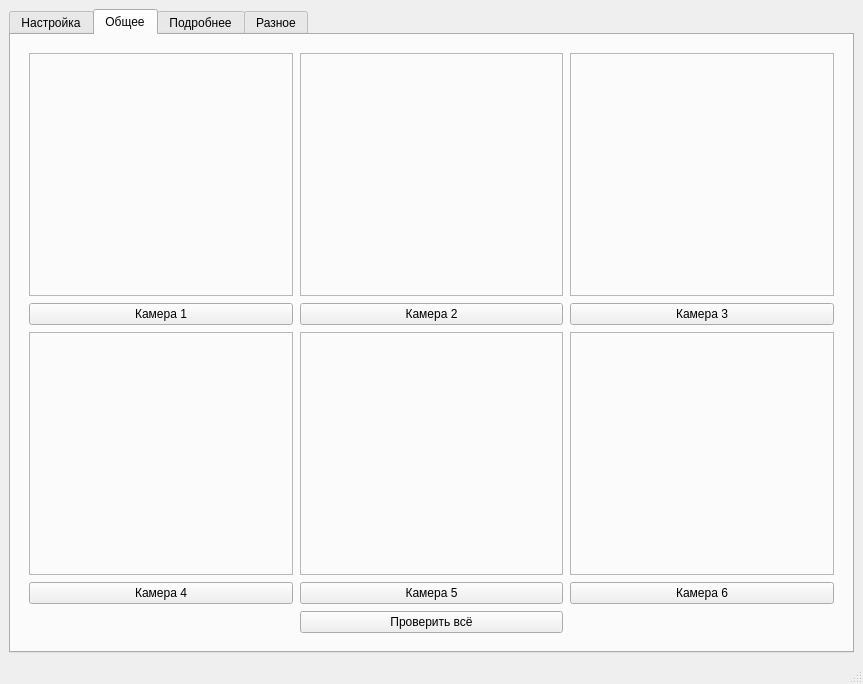
<?xml version="1.0" encoding="UTF-8"?>
<ui version="4.0">
 <class>MainWindow</class>
 <widget class="QMainWindow" name="MainWindow">
  <property name="geometry">
   <rect>
    <x>0</x>
    <y>0</y>
    <width>863</width>
    <height>684</height>
   </rect>
  </property>
  <property name="windowTitle">
   <string>MainWindow</string>
  </property>
  <widget class="QWidget" name="centralwidget">
   <layout class="QVBoxLayout" name="verticalLayout">
    <item>
     <layout class="QHBoxLayout" name="horizontalLayout">
      <item>
       <widget class="QTabWidget" name="tabWidget">
        <property name="currentIndex">
         <number>1</number>
        </property>
        <widget class="QWidget" name="tab_ConnectionSettings">
         <attribute name="title">
          <string>Настройка</string>
         </attribute>
         <layout class="QHBoxLayout" name="horizontalLayout_2">
          <item>
           <widget class="QGroupBox" name="groupBox">
            <property name="title">
             <string>Камеры</string>
            </property>
            <layout class="QVBoxLayout" name="verticalLayout_4">
             <item>
              <layout class="QGridLayout" name="gridLayout_3">
               <item row="0" column="0">
                <widget class="QLabel" name="label_camPort">
                 <property name="text">
                  <string>Порт</string>
                 </property>
                </widget>
               </item>
               <item row="0" column="1" colspan="2">
                <widget class="QLineEdit" name="lineEdit_camsPort"/>
               </item>
               <item row="1" column="0" colspan="2">
                <widget class="QCheckBox" name="checkBox_cam1">
                 <property name="text">
                  <string>Камера1 IP</string>
                 </property>
                </widget>
               </item>
               <item row="1" column="2">
                <widget class="QLineEdit" name="lineEdit_cam1Ip"/>
               </item>
               <item row="2" column="0" colspan="2">
                <widget class="QCheckBox" name="checkBox_cam2">
                 <property name="text">
                  <string>Камера2 IP</string>
                 </property>
                </widget>
               </item>
               <item row="2" column="2">
                <widget class="QLineEdit" name="lineEdit_cam2Ip"/>
               </item>
               <item row="3" column="0" colspan="2">
                <widget class="QCheckBox" name="checkBox_cam3">
                 <property name="text">
                  <string>Камера3 IP</string>
                 </property>
                </widget>
               </item>
               <item row="3" column="2">
                <widget class="QLineEdit" name="lineEdit_cam3Ip"/>
               </item>
               <item row="4" column="0" colspan="2">
                <widget class="QCheckBox" name="checkBox_cam4">
                 <property name="text">
                  <string>Камера4 IP</string>
                 </property>
                </widget>
               </item>
               <item row="4" column="2">
                <widget class="QLineEdit" name="lineEdit_cam4Ip"/>
               </item>
               <item row="5" column="0" colspan="2">
                <widget class="QCheckBox" name="checkBox_cam5">
                 <property name="text">
                  <string>Камера5 IP</string>
                 </property>
                </widget>
               </item>
               <item row="5" column="2">
                <widget class="QLineEdit" name="lineEdit_cam5Ip"/>
               </item>
               <item row="6" column="0" colspan="2">
                <widget class="QCheckBox" name="checkBox_cam6">
                 <property name="text">
                  <string>Камера6 IP</string>
                 </property>
                </widget>
               </item>
               <item row="6" column="2">
                <widget class="QLineEdit" name="lineEdit_cam6Ip"/>
               </item>
              </layout>
             </item>
             <item>
              <spacer name="verticalSpacer_2">
               <property name="orientation">
                <enum>Qt::Vertical</enum>
               </property>
               <property name="sizeHint" stdset="0">
                <size>
                 <width>20</width>
                 <height>40</height>
                </size>
               </property>
              </spacer>
             </item>
             <item>
              <widget class="QPushButton" name="pushButton_cameraTerminal">
               <property name="text">
                <string>Открыть терминал</string>
               </property>
              </widget>
             </item>
            </layout>
           </widget>
          </item>
          <item>
           <widget class="QGroupBox" name="groupBox_2">
            <property name="title">
             <string>Стенд</string>
            </property>
            <layout class="QVBoxLayout" name="verticalLayout_5">
             <item>
              <layout class="QGridLayout" name="gridLayout_4">
               <item row="1" column="2">
                <widget class="QLineEdit" name="lineEdit_standIp"/>
               </item>
               <item row="0" column="2">
                <widget class="QLineEdit" name="lineEdit_standPort"/>
               </item>
               <item row="0" column="1">
                <widget class="QLabel" name="label_3">
                 <property name="text">
                  <string>Порт</string>
                 </property>
                </widget>
               </item>
               <item row="1" column="1">
                <widget class="QLabel" name="label_2">
                 <property name="text">
                  <string>IP</string>
                 </property>
                </widget>
               </item>
              </layout>
             </item>
             <item>
              <spacer name="verticalSpacer">
               <property name="orientation">
                <enum>Qt::Vertical</enum>
               </property>
               <property name="sizeHint" stdset="0">
                <size>
                 <width>20</width>
                 <height>382</height>
                </size>
               </property>
              </spacer>
             </item>
             <item>
              <widget class="QPushButton" name="pushButton_standTerminal">
               <property name="text">
                <string>Открыть терминал</string>
               </property>
              </widget>
             </item>
            </layout>
           </widget>
          </item>
         </layout>
        </widget>
        <widget class="QWidget" name="tab_CommonTest">
         <attribute name="title">
          <string>Общее</string>
         </attribute>
         <layout class="QVBoxLayout" name="verticalLayout_2">
          <item>
           <widget class="QFrame" name="frame">
            <layout class="QGridLayout" name="gridLayout">
             <property name="spacing">
              <number>7</number>
             </property>
             <item row="3" column="1">
              <widget class="QPushButton" name="pushButton_cam5">
               <property name="text">
                <string>Камера 5</string>
               </property>
              </widget>
             </item>
             <item row="3" column="2">
              <widget class="QPushButton" name="pushButton_cam6">
               <property name="text">
                <string>Камера 6</string>
               </property>
              </widget>
             </item>
             <item row="0" column="0">
              <widget class="QFrame" name="frame_video_cam1">
               <property name="frameShape">
                <enum>QFrame::StyledPanel</enum>
               </property>
               <property name="frameShadow">
                <enum>QFrame::Raised</enum>
               </property>
              </widget>
             </item>
             <item row="1" column="0">
              <widget class="QPushButton" name="pushButton_cam1">
               <property name="text">
                <string>Камера 1</string>
               </property>
              </widget>
             </item>
             <item row="0" column="1">
              <widget class="QFrame" name="frame_video_cam2">
               <property name="frameShape">
                <enum>QFrame::StyledPanel</enum>
               </property>
               <property name="frameShadow">
                <enum>QFrame::Raised</enum>
               </property>
              </widget>
             </item>
             <item row="1" column="1">
              <widget class="QPushButton" name="pushButton_cam2">
               <property name="text">
                <string>Камера 2</string>
               </property>
              </widget>
             </item>
             <item row="4" column="1">
              <widget class="QPushButton" name="pushButton_testAll">
               <property name="text">
                <string>Проверить всё</string>
               </property>
              </widget>
             </item>
             <item row="0" column="2">
              <widget class="QFrame" name="frame_video_cam3">
               <property name="frameShape">
                <enum>QFrame::StyledPanel</enum>
               </property>
               <property name="frameShadow">
                <enum>QFrame::Raised</enum>
               </property>
              </widget>
             </item>
             <item row="3" column="0">
              <widget class="QPushButton" name="pushButton_cam4">
               <property name="text">
                <string>Камера 4</string>
               </property>
              </widget>
             </item>
             <item row="1" column="2">
              <widget class="QPushButton" name="pushButton_cam3">
               <property name="text">
                <string>Камера 3</string>
               </property>
              </widget>
             </item>
             <item row="2" column="0">
              <widget class="QFrame" name="frame_video_cam4">
               <property name="frameShape">
                <enum>QFrame::StyledPanel</enum>
               </property>
               <property name="frameShadow">
                <enum>QFrame::Raised</enum>
               </property>
              </widget>
             </item>
             <item row="2" column="1">
              <widget class="QFrame" name="frame_video_cam5">
               <property name="frameShape">
                <enum>QFrame::StyledPanel</enum>
               </property>
               <property name="frameShadow">
                <enum>QFrame::Raised</enum>
               </property>
              </widget>
             </item>
             <item row="2" column="2">
              <widget class="QFrame" name="frame_video_cam6">
               <property name="frameShape">
                <enum>QFrame::StyledPanel</enum>
               </property>
               <property name="frameShadow">
                <enum>QFrame::Raised</enum>
               </property>
              </widget>
             </item>
            </layout>
           </widget>
          </item>
         </layout>
        </widget>
        <widget class="QWidget" name="tab_SingleTest">
         <attribute name="title">
          <string>Подробнее</string>
         </attribute>
         <layout class="QHBoxLayout" name="horizontalLayout_4">
          <item>
           <layout class="QHBoxLayout" name="horizontalLayout_3">
            <item>
             <layout class="QVBoxLayout" name="verticalLayout_6">
              <item>
               <layout class="QFormLayout" name="formLayout">
                <item row="0" column="0">
                 <widget class="QLabel" name="label_4">
                  <property name="text">
                   <string>Камера</string>
                  </property>
                 </widget>
                </item>
                <item row="0" column="1">
                 <widget class="QComboBox" name="comboBox_cams_2"/>
                </item>
                <item row="1" column="0">
                 <widget class="QLabel" name="label_5">
                  <property name="text">
                   <string>Файл теста</string>
                  </property>
                 </widget>
                </item>
                <item row="1" column="1">
                 <widget class="QComboBox" name="comboBox_settingsFiles"/>
                </item>
               </layout>
              </item>
              <item>
               <widget class="QTextEdit" name="textEdit_testSettings"/>
              </item>
              <item>
               <widget class="QPushButton" name="pushButton_saveSettings">
                <property name="text">
                 <string>Сохранить</string>
                </property>
               </widget>
              </item>
             </layout>
            </item>
            <item>
             <layout class="QVBoxLayout" name="verticalLayout_7">
              <item>
               <widget class="QLabel" name="label_6">
                <property name="text">
                 <string>Результат тестирования</string>
                </property>
               </widget>
              </item>
              <item>
               <widget class="QTextEdit" name="textEdit_testResults"/>
              </item>
              <item>
               <widget class="QPushButton" name="pushButton_testCam">
                <property name="text">
                 <string>Тестировать</string>
                </property>
               </widget>
              </item>
             </layout>
            </item>
           </layout>
          </item>
         </layout>
        </widget>
        <widget class="QWidget" name="tab_Misc">
         <attribute name="title">
          <string>Разное</string>
         </attribute>
         <layout class="QVBoxLayout" name="verticalLayout_3">
          <item>
           <widget class="QFrame" name="frame_2">
            <property name="frameShape">
             <enum>QFrame::StyledPanel</enum>
            </property>
            <property name="frameShadow">
             <enum>QFrame::Raised</enum>
            </property>
            <layout class="QGridLayout" name="gridLayout_2">
             <item row="7" column="0">
              <widget class="QLabel" name="label_I2C_name">
               <property name="text">
                <string>I2C:</string>
               </property>
              </widget>
             </item>
             <item row="3" column="2">
              <widget class="QLineEdit" name="lineEdit_motor_zoom_threshold"/>
             </item>
             <item row="3" column="3">
              <widget class="QPushButton" name="pushButton_motor_zoom">
               <property name="text">
                <string>Проверить</string>
               </property>
              </widget>
             </item>
             <item row="2" column="3">
              <widget class="QPushButton" name="pushButton_motor_focus">
               <property name="text">
                <string>Проверить</string>
               </property>
              </widget>
             </item>
             <item row="10" column="3">
              <widget class="QPushButton" name="pushButton_LED1">
               <property name="text">
                <string>Проверить</string>
               </property>
              </widget>
             </item>
             <item row="4" column="3">
              <widget class="QPushButton" name="pushButton_IRC">
               <property name="text">
                <string>Проверить</string>
               </property>
              </widget>
             </item>
             <item row="6" column="0">
              <widget class="QLabel" name="label_IR_name">
               <property name="text">
                <string>ИК освещение:</string>
               </property>
              </widget>
             </item>
             <item row="6" column="2">
              <widget class="QLabel" name="label_IR_DIM_ADC3">
               <property name="text">
                <string>0</string>
               </property>
              </widget>
             </item>
             <item row="10" column="1">
              <widget class="QLabel" name="label_LED1">
               <property name="text">
                <string>0</string>
               </property>
              </widget>
             </item>
             <item row="6" column="3">
              <widget class="QPushButton" name="pushButton_IR">
               <property name="text">
                <string>Проверить</string>
               </property>
              </widget>
             </item>
             <item row="12" column="0">
              <widget class="QLabel" name="label_current_name">
               <property name="text">
                <string>Ток питания:</string>
               </property>
              </widget>
             </item>
             <item row="3" column="0">
              <widget class="QLabel" name="label_motor_zoom_name">
               <property name="text">
                <string>Мотор зума:</string>
               </property>
              </widget>
             </item>
             <item row="1" column="0">
              <widget class="QLabel" name="label">
               <property name="text">
                <string>Камера</string>
               </property>
              </widget>
             </item>
             <item row="5" column="1">
              <widget class="QLabel" name="label_12">
               <property name="text">
                <string>ШИМ:</string>
               </property>
              </widget>
             </item>
             <item row="2" column="0">
              <widget class="QLabel" name="label_motor_focus_name">
               <property name="text">
                <string>Мотор фокуса:</string>
               </property>
              </widget>
             </item>
             <item row="6" column="1">
              <widget class="QLabel" name="label_IR_CDS_PWM">
               <property name="text">
                <string>0</string>
               </property>
              </widget>
             </item>
             <item row="8" column="0">
              <widget class="QLabel" name="label_IRIS_name">
               <property name="text">
                <string>Диафрагма IRIS:</string>
               </property>
              </widget>
             </item>
             <item row="1" column="1">
              <widget class="QComboBox" name="comboBox_cams"/>
             </item>
             <item row="8" column="2">
              <widget class="QLineEdit" name="lineEdit_IRIS_threshold"/>
             </item>
             <item row="10" column="0">
              <widget class="QLabel" name="label_LED1_name">
               <property name="text">
                <string>LED1 Ethernet:</string>
               </property>
              </widget>
             </item>
             <item row="8" column="3">
              <widget class="QPushButton" name="pushButton_IRIS">
               <property name="text">
                <string>Проверить</string>
               </property>
              </widget>
             </item>
             <item row="4" column="0">
              <widget class="QLabel" name="label_IRC_name">
               <property name="text">
                <string>ИК шторка:</string>
               </property>
              </widget>
             </item>
             <item row="9" column="3">
              <widget class="QPushButton" name="pushButton_UART">
               <property name="text">
                <string>Проверить</string>
               </property>
              </widget>
             </item>
             <item row="3" column="1">
              <widget class="QLabel" name="label_motor_zoom">
               <property name="text">
                <string>0</string>
               </property>
              </widget>
             </item>
             <item row="4" column="2">
              <widget class="QLabel" name="label_IRC_GPIO2">
               <property name="text">
                <string>0</string>
               </property>
              </widget>
             </item>
             <item row="7" column="2">
              <widget class="QLabel" name="label_15">
               <property name="text">
                <string>message from I2C</string>
               </property>
              </widget>
             </item>
             <item row="9" column="1">
              <widget class="QLineEdit" name="lineEdit_UART_message">
               <property name="text">
                <string>message to UART</string>
               </property>
              </widget>
             </item>
             <item row="9" column="2">
              <widget class="QLabel" name="label_19">
               <property name="text">
                <string>message from UART</string>
               </property>
              </widget>
             </item>
             <item row="7" column="1">
              <widget class="QLineEdit" name="lineEdit_I2C_message">
               <property name="text">
                <string>message to I2C</string>
               </property>
              </widget>
             </item>
             <item row="11" column="3">
              <widget class="QPushButton" name="pushButton_RESET">
               <property name="text">
                <string>Проверить</string>
               </property>
              </widget>
             </item>
             <item row="4" column="1">
              <widget class="QLabel" name="label_IRC_GPIO1">
               <property name="text">
                <string>0</string>
               </property>
              </widget>
             </item>
             <item row="11" column="0">
              <widget class="QLabel" name="label_RESET_name">
               <property name="text">
                <string>Сигнал RESET:</string>
               </property>
              </widget>
             </item>
             <item row="7" column="3">
              <widget class="QPushButton" name="pushButton_I2C">
               <property name="text">
                <string>Проверить</string>
               </property>
              </widget>
             </item>
             <item row="8" column="1">
              <widget class="QLabel" name="label_IRIS">
               <property name="text">
                <string>0</string>
               </property>
              </widget>
             </item>
             <item row="2" column="2">
              <widget class="QLineEdit" name="lineEdit_motor_focus_threshold"/>
             </item>
             <item row="2" column="1">
              <widget class="QLabel" name="label_motor_focus">
               <property name="text">
                <string>0</string>
               </property>
              </widget>
             </item>
             <item row="9" column="0">
              <widget class="QLabel" name="label_UART_name">
               <property name="text">
                <string>UART:</string>
               </property>
              </widget>
             </item>
             <item row="11" column="1">
              <widget class="QLabel" name="label_RESET">
               <property name="text">
                <string>0</string>
               </property>
              </widget>
             </item>
             <item row="5" column="2">
              <widget class="QLabel" name="label_13">
               <property name="text">
                <string>АЦП:</string>
               </property>
              </widget>
             </item>
             <item row="12" column="1">
              <widget class="QLabel" name="label_current">
               <property name="text">
                <string>0</string>
               </property>
              </widget>
             </item>
             <item row="1" column="2">
              <widget class="QPushButton" name="pushButton_showLogo">
               <property name="text">
                <string>ShowLogo</string>
               </property>
              </widget>
             </item>
            </layout>
           </widget>
          </item>
         </layout>
        </widget>
       </widget>
      </item>
     </layout>
    </item>
   </layout>
  </widget>
  <widget class="QMenuBar" name="menubar">
   <property name="geometry">
    <rect>
     <x>0</x>
     <y>0</y>
     <width>863</width>
     <height>33</height>
    </rect>
   </property>
  </widget>
  <widget class="QStatusBar" name="statusbar"/>
 </widget>
 <resources/>
 <connections/>
</ui>
